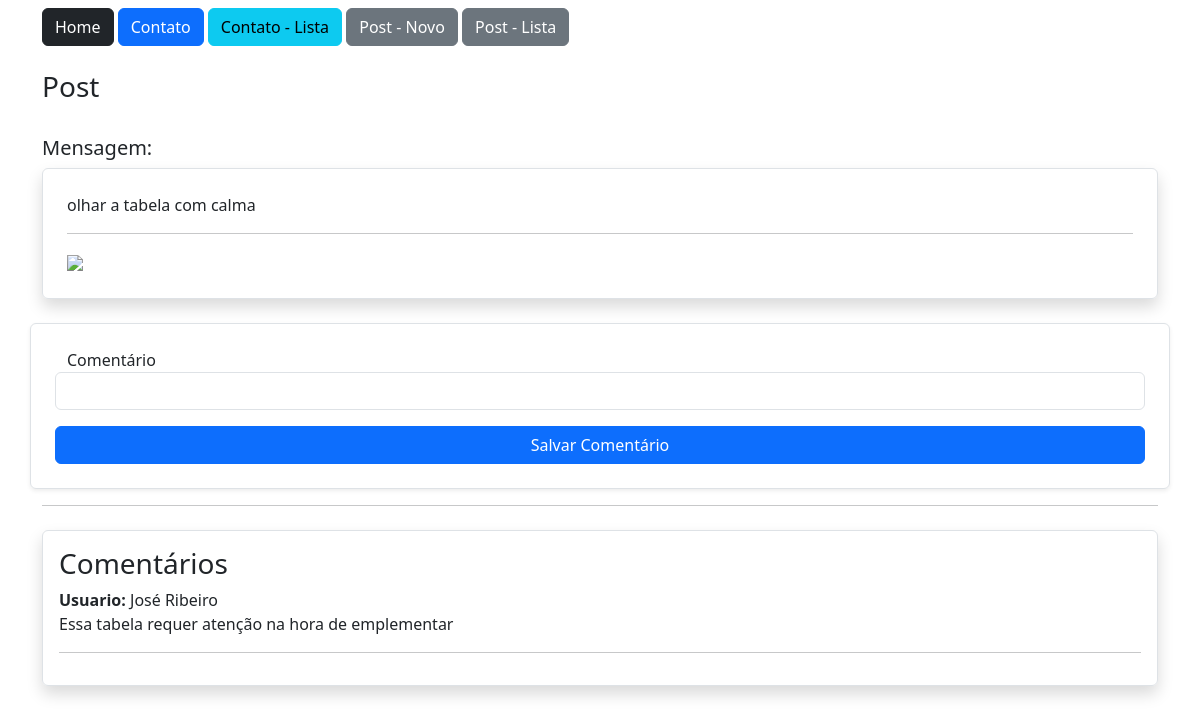
The page /post/5/ (signed in) on the database its author committed.
### estudo/models.py (models this page shows, shortened)
class Post(db.Model):
    id = db.Column(db.Integer, primary_key=True)
    data_criacao = db.Column(db.DateTime, default=datetime.now)
    mensagem = db.Column(db.String, nullable=True)
    imagem = db.Column(db.String, nullable=True, default='img_default.jpg')
    user_id = db.Column(db.Integer, db.ForeignKey('user.id'), nullable=True)
    comentarios = db.relationship('PostComentarios', backref='post', lazy=True)

class PostComentarios(db.Model):
    id = db.Column(db.Integer, primary_key=True)
    data_criacao = db.Column(db.DateTime, default=datetime.now)
    comentario = db.Column(db.String, nullable=True)
    user_id = db.Column(db.Integer, db.ForeignKey('user.id'), nullable=True)
    post_id = db.Column(db.Integer, db.ForeignKey('post.id'), nullable=True)

class User(db.Model, UserMixin):
    id = db.Column(db.Integer, primary_key=True)
    nome = db.Column(db.String(50), nullable=True)
    sobrenome = db.Column(db.String(50), nullable=True)
    email = db.Column(db.String(120), nullable=True)
    senha = db.Column(db.String(50), nullable=True)
    posts = db.relationship('Post', backref='user', lazy=True)
    post_comentarios = db.relationship('PostComentarios', backref='user', lazy=True)

### estudo/views.py (the view)
@app.route('/post/<int:id>/', methods=['GET', 'POST'])
@login_required
def postDetail(id):
    post = Post.query.get(id)
    form = PostComentarioForm()
    if form.validate_on_submit():
        form.save(current_user.id, id)
        return redirect(url_for('postDetail', id=id))
    return render_template('post.html', post=post, form=form)

### estudo/forms.py (shortened to what this page needs)
class PostComentarioForm(FlaskForm):
    comentario = StringField('Comentário', validators=[DataRequired()])
    btnSubmit = SubmitField('Salvar Comentário')

### estudo/models.py (called while the page is built)
@login_manager.user_loader
def load_user(user_id):
    return User.query.get(int(user_id))

### estudo/templates/post.html (shortened to what this page needs)
{% extends "base.html" %}
{% block content %}
    <div class="container">
        {% include 'nav.html' %}
        <div class="row mt-4">
            <h3>Post</h3>
        </div>
        <div class="row ">
            <div class="col-12 mt-4">
                <h5>Mensagem:</h5>
                <div class="col-12 border rounded p-4 shadow">
                    {{ post.mensagem }}
                    <hr>
                    <img src="{{ url_for('static', filename='data/post/{}'.format(post.imagem)) }}" style="max-width: 500px;">
                </div>
                <div class="col-12 mt-3">
                    <form action="" method="post" class="row mt-4 p-4 border border-1 rounded shadow-sm">
                        {{ form.comentario.label() }}
                        {{ form.comentario(class='form-control') }}
                        {{ form.btnSubmit(class='btn btn-primary col-12 mt-3') }}
                    </form>
                </div>
                <hr>
                <div class="col-12 mt-4 border rounded shadow p-3">
                    <h3>Comentários</h3>
                    {% for c in post.comentarios %}
                    <p>
                        <b>Usuario:</b> {{ c.user.nome }} {{ c.user.sobrenome }} <br>
                        {{ c.comentario }} <br>
                    </p>
                    <hr>
                    {% endfor %}
                </div>
            </div>
        </div>
    </div>
{% endblock %}

### rows shown on the page
Post: mensagem "olhar a tabela com calma"
PostComentarios: user.nome "José", user.sobrenome "Ribeiro", comentario "Essa tabela requer atenção na hora de emplementar"
